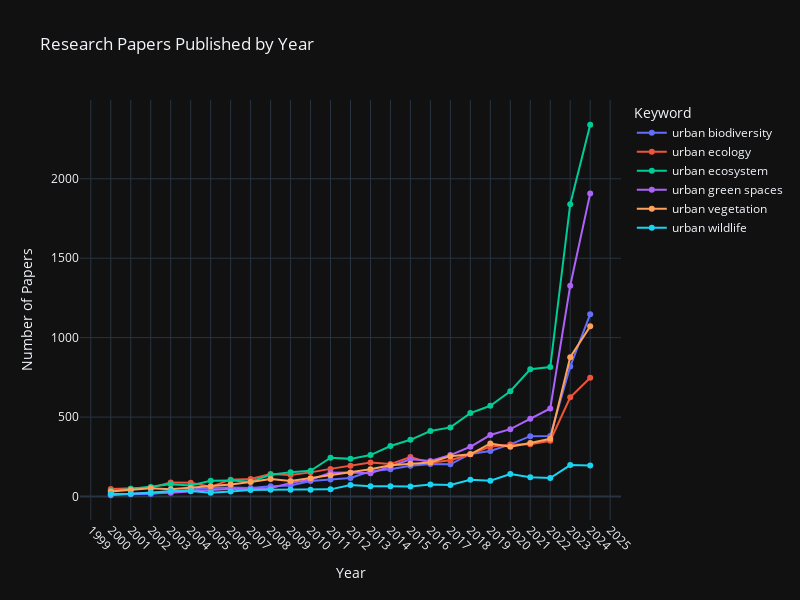

Here is the notebook cell this chart was saved with:
### Code cell
fig = px.line(
    df_keywords,
    x='year',
    y='paper_count',
    color='search_keyword',
    title='Research Papers Published by Year',
    markers=True,
)

fig.update_layout(
    xaxis_title='Year',
    yaxis_title='Number of Papers',
    legend_title='Keyword',
    font=dict(size=12),
    width=800,
    height=600,
    template='plotly_dark',
    xaxis=dict(showgrid=True,
               dtick=1,
               tickangle=45),
    yaxis=dict(showgrid=True),
)

fig.show()

### Figure 1 — Plotly figure (JSON) as saved in the notebook; plotly's stock layout.template omitted (floating-point values rounded to 4 significant figures)
{"data": [{"hovertemplate": "search_keyword=urban biodiversity<br>year=%{x}<br>paper_count=%{y}<extra></extra>", "legendgroup": "urban biodiversity", "line": {"color": "#636efa", "dash": "solid"}, "marker": {"symbol": "circle"}, "mode": "lines+markers", "name": "urban biodiversity", "orientation": "v", "showlegend": true, "type": "scatter", "x": [2000, 2001, 2002, 2003, 2004, 2005, 2006, 2007, 2008, 2009, 2010, 2011, 2012, 2013, 2014, 2015, 2016, 2017, 2018, 2019, 2020, 2021, 2022, 2023, 2024], "xaxis": "x", "y": [15, 15, 16, 29, 44, 53, 56, 53, 64, 70, 97, 107, 117, 159, 171, 193, 205, 203, 268, 287, 328, 380, 381, 818, 1148], "yaxis": "y"}, {"hovertemplate": "search_keyword=urban ecology<br>year=%{x}<br>paper_count=%{y}<extra></extra>", "legendgroup": "urban ecology", "line": {"color": "#EF553B", "dash": "solid"}, "marker": {"symbol": "circle"}, "mode": "lines+markers", "name": "urban ecology", "orientation": "v", "showlegend": true, "type": "scatter", "x": [2000, 2001, 2002, 2003, 2004, 2005, 2006, 2007, 2008, 2009, 2010, 2011, 2012, 2013, 2014, 2015, 2016, 2017, 2018, 2019, 2020, 2021, 2022, 2023, 2024], "xaxis": "x", "y": [47, 49, 55, 89, 86, 61, 106, 110, 142, 135, 152, 174, 194, 214, 204, 249, 212, 228, 266, 315, 326, 329, 351, 625, 747], "yaxis": "y"}, {"hovertemplate": "search_keyword=urban ecosystem<br>year=%{x}<br>paper_count=%{y}<extra></extra>", "legendgroup": "urban ecosystem", "line": {"color": "#00cc96", "dash": "solid"}, "marker": {"symbol": "circle"}, "mode": "lines+markers", "name": "urban ecosystem", "orientation": "v", "showlegend": true, "type": "scatter", "x": [2000, 2001, 2002, 2003, 2004, 2005, 2006, 2007, 2008, 2009, 2010, 2011, 2012, 2013, 2014, 2015, 2016, 2017, 2018, 2019, 2020, 2021, 2022, 2023, 2024], "xaxis": "x", "y": [34, 49, 60, 77, 70, 99, 101, 93, 137, 152, 162, 244, 237, 261, 318, 357, 412, 435, 525, 571, 663, 801, 815, 1840, 2340], "yaxis": "y"}, {"hovertemplate": "search_keyword=urban green spaces<br>year=%{x}<br>paper_count=%{y}<extra></extra>", "legendgroup": "urban green spaces", "line": {"color": "#ab63fa", "dash": "solid"}, "marker": {"symbol": "circle"}, "mode": "lines+markers", "name": "urban green spaces", "orientation": "v", "showlegend": true, "type": "scatter", "x": [2000, 2001, 2002, 2003, 2004, 2005, 2006, 2007, 2008, 2009, 2010, 2011, 2012, 2013, 2014, 2015, 2016, 2017, 2018, 2019, 2020, 2021, 2022, 2023, 2024], "xaxis": "x", "y": [8, 18, 25, 24, 33, 40, 49, 45, 52, 86, 106, 149, 151, 146, 188, 234, 224, 261, 313, 387, 424, 490, 554, 1327, 1908], "yaxis": "y"}, {"hovertemplate": "search_keyword=urban vegetation<br>year=%{x}<br>paper_count=%{y}<extra></extra>", "legendgroup": "urban vegetation", "line": {"color": "#FFA15A", "dash": "solid"}, "marker": {"symbol": "circle"}, "mode": "lines+markers", "name": "urban vegetation", "orientation": "v", "showlegend": true, "type": "scatter", "x": [2000, 2001, 2002, 2003, 2004, 2005, 2006, 2007, 2008, 2009, 2010, 2011, 2012, 2013, 2014, 2015, 2016, 2017, 2018, 2019, 2020, 2021, 2022, 2023, 2024], "xaxis": "x", "y": [31, 41, 52, 45, 54, 65, 76, 92, 111, 97, 115, 134, 150, 172, 197, 207, 214, 254, 266, 334, 314, 337, 363, 877, 1071], "yaxis": "y"}, {"hovertemplate": "search_keyword=urban wildlife<br>year=%{x}<br>paper_count=%{y}<extra></extra>", "legendgroup": "urban wildlife", "line": {"color": "#19d3f3", "dash": "solid"}, "marker": {"symbol": "circle"}, "mode": "lines+markers", "name": "urban wildlife", "orientation": "v", "showlegend": true, "type": "scatter", "x": [2000, 2001, 2002, 2003, 2004, 2005, 2006, 2007, 2008, 2009, 2010, 2011, 2012, 2013, 2014, 2015, 2016, 2017, 2018, 2019, 2020, 2021, 2022, 2023, 2024], "xaxis": "x", "y": [16, 17, 23, 34, 35, 24, 32, 41, 42, 42, 43, 45, 72, 64, 65, 63, 75, 72, 105, 99, 141, 121, 116, 198, 195], "yaxis": "y"}], "layout": {"font": {"size": 12}, "height": 600, "legend": {"title": {"text": "Keyword"}, "tracegroupgap": 0}, "title": {"text": "Research Papers Published by Year"}, "width": 800, "xaxis": {"anchor": "y", "domain": [0, 1], "dtick": 1, "showgrid": true, "tickangle": 45, "title": {"text": "Year"}}, "yaxis": {"anchor": "x", "domain": [0, 1], "showgrid": true, "title": {"text": "Number of Papers"}}}}
